Frame 1 (no input): blank canvas, image omitted
Frame 60 (the mouse pressed at the canvas centre just before this capture): blank canvas, image omitted
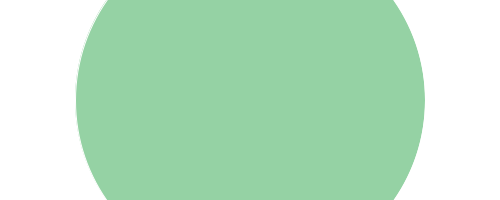
Frame 120 (the mouse held since frame 60 and released just before this capture)

The Processing sketch whose frames 1 and 60 were blank and that drew this single picture after the mouse press (run headless with seeded random() and noise(); from frame 60 on, the mouse is pressed at the canvas centre):

// Processing sketch: processing_107556
// ── processing_107556.pde

void setup () {
  size(500,200);
  background(255);
}

void draw(){
  variableEllipse(mouseX,mouseY,pmouseX,pmouseY);
}

void variableEllipse(int x,int y,int px,int py){
  float speed=abs(x-px)+abs(y-py);
  stroke(speed);
  float r=random(255);
  float s=random(255);
  float t=random(255);
  fill (r,s,t);
  ellipse(x,y,speed,speed);
}
